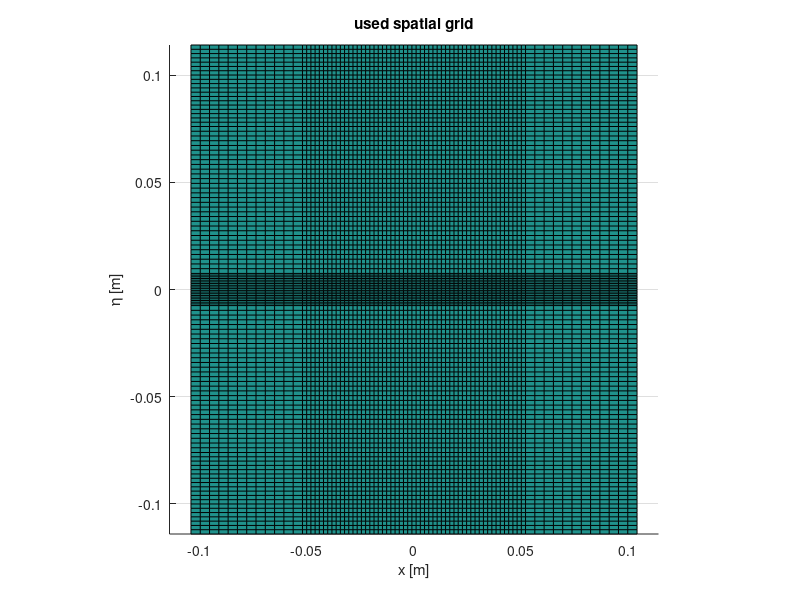

Source code (MATLAB): (Note: this script raises an error after producing the figure.)
% Exercise for the Summer School 
% A Practical Introduction to Control, Numerics and Machine Learning
% on the IFAC CPDE 2022 
% Workshop on Control of Systems Governed by Partial Differential Equations
% Dr. Daniel Veldman (d.w.m.veldman@gmail.com)

clear all
close all
clc

%% physical parameters
q     = 1;          % applied heat load [W]
v     = 0.33;       % scanning velocity [m/s]

H     = 0.7e-3;     % substrate thickness [m]
Lslit = 26e-3;      % length of slit (x-direction) [m]
Lfield= 26e-3;      % length of field (x-direction) [m]
Wslit = 5e-3;       % width of slit (y-direction) [m]
Wfield= 33e-3;      % width of field (y-direction) [m]
T     = (Wfield + Wslit)/v; % duration of the simulation [s]

k     = 149;        % substrate thermal conductivity [W/mK]
rho   = 2329;       % substrate massdensity [kg/m3]
cp    = 705;        % substrate heat capacity [J/kgK]
E     = 167e9;      % Young's modulus of substrate [Pa]
nu    = 0.3;        % Poisson's ratio of substrate [-]
kb    = 1.21e12;    % burl stiffness per supported area [N/m3]
alpha = 2.4e-6;     % CTE of substrate [m/mK]
Rt    = 0.9e-3;     % thermal resistance of the burl layer [m2K/W]

NT = 151;             % number of time points
time = linspace(0,T,NT);  % time grid (uniform here)
time2 = time(1:end-1) + diff(time)/2; % centers of the time steps

%% FE model
N1 = 54;
N2 = 32;
N3 = 20;

xgrid = unique([linspace(-4*Lslit, -2*Lslit, N1/4), linspace(-2*Lslit, 2*Lslit , N1), linspace(2*Lslit, 4*Lslit, N1/4)]);
ygrid = unique([linspace(-3*v*T, -2*v*T, N3), linspace(-2*v*T, -1.5*Wslit, N2), linspace(-1.5*Wslit, 1.5*Wslit, N3), linspace(1.5*Wslit, 2*v*T, N2), linspace(2*v*T, 3*v*T, N3)]);

surf(xgrid,ygrid,zeros(length(ygrid), length(xgrid)));
hold on
axis equal
axis tight
view(2)
xlabel 'x [m]'
ylabel '\eta [m]'
title 'used spatial grid'

elemOK =@(x,y) 1;
Mesh = FEM_create_mesh_2D(xgrid, ygrid, elemOK); % create mesh

V = [0, v];    
[CT, KT, HT, VT] = FEM_create_matrices_thermal(Mesh, rho, cp, k, H, Rt, V);   % heat conduction matrices
% [L1, K]          = FEM_create_matrices_mechanical(Mesh, E, nu, kb, alpha, H); % mechanical model

E = CT;
A = -VT -KT -HT;

% disturbance
xr{1} = Lslit/2*[-1 1]; yr{1} = Wslit/2*[-1,1];
Bd  = sum(FEM_create_matrices_mass_part(Mesh, xr{1}, yr{1})).'/Lfield/Wslit;
plot([xr{1}(1), xr{1}(1), xr{1}(2), xr{1}(2), xr{1}(1)], [yr{1}(1), yr{1}(2), yr{1}(2), yr{1}(1), yr{1}(1)], 'b')

% first actuator
xr{2} = Lslit/2*[-1 1]; yr{2} = Wslit/2*[1, 3]; Ar = (xr{2}(2) - xr{2}(1))*(yr{2}(2) - yr{2}(1));
B  = sum(FEM_create_matrices_mass_part(Mesh, xr{2}, yr{2})).' / Ar;
plot([xr{2}(1), xr{2}(1), xr{2}(2), xr{2}(2), xr{2}(1)], [yr{2}(1), yr{2}(2), yr{2}(2), yr{2}(1), yr{2}(1)], 'b')

% second actuator
xr{3} = Lslit/2*[-0.5 0.5]; yr{3} = Wslit/2*[-3, -1]; Ar = (xr{3}(2) - xr{3}(1))*(yr{3}(2) - yr{3}(1));
B(:,2) = sum(FEM_create_matrices_mass_part(Mesh, xr{3}, yr{3})).' / Ar;
plot([xr{3}(1), xr{3}(1), xr{3}(2), xr{3}(2), xr{3}(1)], [yr{3}(1), yr{3}(2), yr{3}(2), yr{3}(1), yr{3}(1)], 'b')

[N, m] = size(B);     % Number of states (N) and number of controls (m)

%% weights for optimal control problem
ind = Mesh.node_list_inv(xr{1}(1) <= xgrid & xgrid <= xr{1}(2), yr{1}(1) <= ygrid & ygrid <= yr{1}(2));
ind = ind(:);
Q = sparse(Mesh.nn, Mesh.nn);
Q(ind, ind) = 1;
R = 0.1*eye(m);

%% 1a. Time discretization by Crank-Nicholson scheme

X0 = zeros(N,1);      % Initial condition (for the state)
U = zeros(m, NT-1);   % Initial guess for the control

T = OCP_compute_temperature(time, X0, E, A, Bd, B, U);

% OPTIONAL: % you can use an decomposition of the matrix E - dt/2*A 
% that needs to be inverted at every time step
% This can speed up computations significantly. 
dt = time(2) - time(1); % uses that the time grid is uniform
[LU.L, LU.U, LU.P, LU.Q, LU.R] = lu(E - dt/2*A);
T = OCP_compute_temperature_octave(time, X0, E, A, Bd, B, U, LU);

xlimits = Lslit*[-1,1]; ylimits = Wfield*[-1.5, 0.5]; 
make_movie = 0; % if you want to create an mp4 movie (1) or not (0). Sorry, you cannot make a movie in  Octave
OCP_display_temperature_field(T, Mesh, time, make_movie, xlimits, ylimits, xr, yr);

%% 1b. Cost function and gradient computation

J = OCP_costfunction(T, U, Q, R, time);

[LUphi.L, LUphi.U, LUphi.P, LUphi.Q, LUphi.R] = lu(E.' - dt/2*A.');
Phi = OCP_compute_adjoint_octave(time, T, E, A, Q, LUphi);
gradU = B.'*Phi + R*U;

figure()
plot(time2, gradU)
xlabel 'time [s]'
ylabel 'gradient of U'

%% 1c. Quadratic approximation

G = OCP_innerproduct(gradU, gradU, time);

dT = OCP_compute_dtemperature_octave(time, E, A, B, gradU, LU);
H = OCP_hessian(dT, gradU, Q, R, time);

beta_opt = G/H;

% verify gradient computation is correct
beta_list = linspace(0,2*beta_opt,20);
for ii = 1:length(beta_list)
    U1 = U - beta_list(ii)*gradU;
    T1 = OCP_compute_temperature_octave(time, X0, E, A, Bd, B, U1, LU);
    J_list(ii) = OCP_costfunction(T1, U1, Q, R, time);
end

figure
plot(beta_list/beta_opt, J_list, 'linewidth', 2)
hold on
plot(beta_list/beta_opt, J - G*beta_list + H/2*beta_list.^2, '--', 'linewidth', 2)
xlabel '\beta / \beta_{opt}'
ylabel 'J'
legend('J(u_0 - \beta \nabla J(u_0))', 'J(u_0) - G\beta + H/2\beta^2')

%% 1d. Gradient descent algorithm

maxiters = 100;
tol      = 1e-5;
for ii = 1:maxiters
    
    % compute gradient (at (U, X))
    
    % compute coefficients in quadratic approximation
    
    % determine the step size
    
%     %%%%%%%%%%%%%%%%%%% CHECK STEPSIZE %%%%%%%%%%%%%%%%%%%%%%%%%%%%%%%%%%%
%     beta_list = linspace(0,2*beta_opt,20);
%     for ii = 1:length(beta_list)
%         U1 = U - beta_list(ii)*gradU;
%         T1 = OCP_compute_temperature_octave(time, X0, E, A, Bd, B, U1, LU);
%         J_list(ii) = OCP_costfunction(T1, U1, Q, R, time);
%     end
%     
%     figure
%     plot(beta_list/beta_opt, J_list, 'linewidth', 2)
%     hold on
%     plot(beta_list/beta_opt, J - G*beta_list + H/2*beta_list.^2, '--', 'linewidth', 2)
%     xlabel '\beta / \beta_{opt}'
%     ylabel 'J'
%     legend('J(u_0 - \beta \nabla J(u_0))', 'J(u_0) - G\beta + H/2\beta^2')
%     pause
%     %%%%%%%%%%%%%%%%%%% END CHECK STEPSIZE %%%%%%%%%%%%%%%%%%%%%%%%%%%%%%%
    
    % compute new control and cost function value
    U1 = U - beta_opt*gradU;
    T1 = TODO;
    J1 = TODO;
    disp(J1)
    
    % check convergence conditions
    if J - J1 < tol*J
        U = U1;
        T = T1;
        J = J1;
        disp('converged')
        break
    end
    
    % update parameters for next iteration
    U = U1;
    T = T1;
    J = J1;
end

%% plot the obtained results

figure()
plot(time2, U)
xlabel 'time [s]'
ylabel 'u_i(t)'
title 'optimal controls'
legend('u_1(t)', 'u_2(t)')

Bm = 0*B; 
Bm(:,1) = (B(:,1) > 0) / (xr{2}(2) - xr{2}(1)) / (yr{2}(2) - yr{2}(1));
Bm(:,2) = (B(:,2) > 0) / (xr{3}(2) - xr{3}(1)) / (yr{3}(2) - yr{3}(1));
make_movie = 0; % if you want to create an mp4 movie (1) or not (0). Sorry, you cannot make a movie in octave
OCP_display_temperature_and_control(T, Bm*U, Mesh, time, make_movie, xlimits, ylimits, xr, yr);